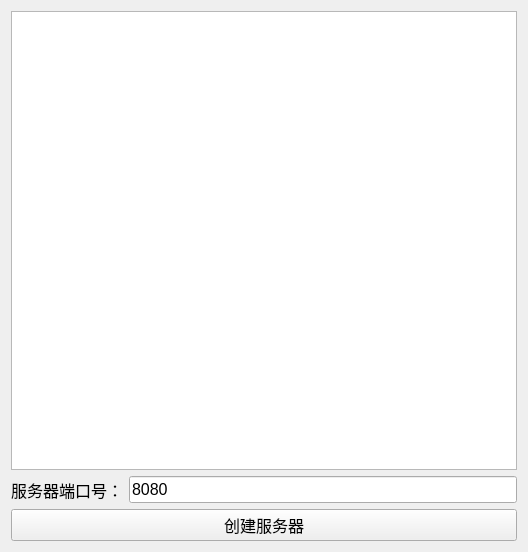
<?xml version="1.0" encoding="UTF-8"?>
<ui version="4.0">
 <class>MyWidget</class>
 <widget class="QWidget" name="MyWidget">
  <property name="geometry">
   <rect>
    <x>0</x>
    <y>0</y>
    <width>528</width>
    <height>552</height>
   </rect>
  </property>
  <property name="font">
   <font>
    <pointsize>12</pointsize>
   </font>
  </property>
  <property name="windowTitle">
   <string>MyWidget</string>
  </property>
  <layout class="QVBoxLayout" name="verticalLayout">
   <item>
    <widget class="QListWidget" name="listWidget"/>
   </item>
   <item>
    <layout class="QHBoxLayout" name="horizontalLayout">
     <item>
      <widget class="QLabel" name="label">
       <property name="text">
        <string>服务器端口号：</string>
       </property>
      </widget>
     </item>
     <item>
      <widget class="QLineEdit" name="serverPortEdit">
       <property name="text">
        <string>8080</string>
       </property>
      </widget>
     </item>
    </layout>
   </item>
   <item>
    <widget class="QPushButton" name="srverButton">
     <property name="text">
      <string>创建服务器</string>
     </property>
    </widget>
   </item>
  </layout>
 </widget>
 <resources/>
 <connections/>
</ui>
